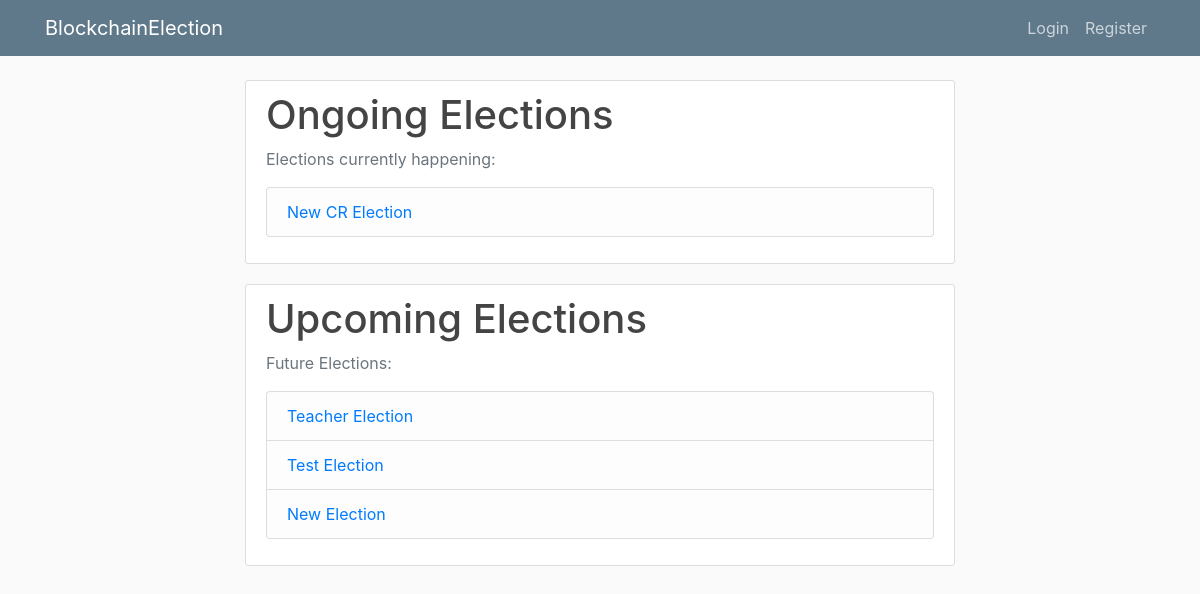
Page /home on the earlier database version.
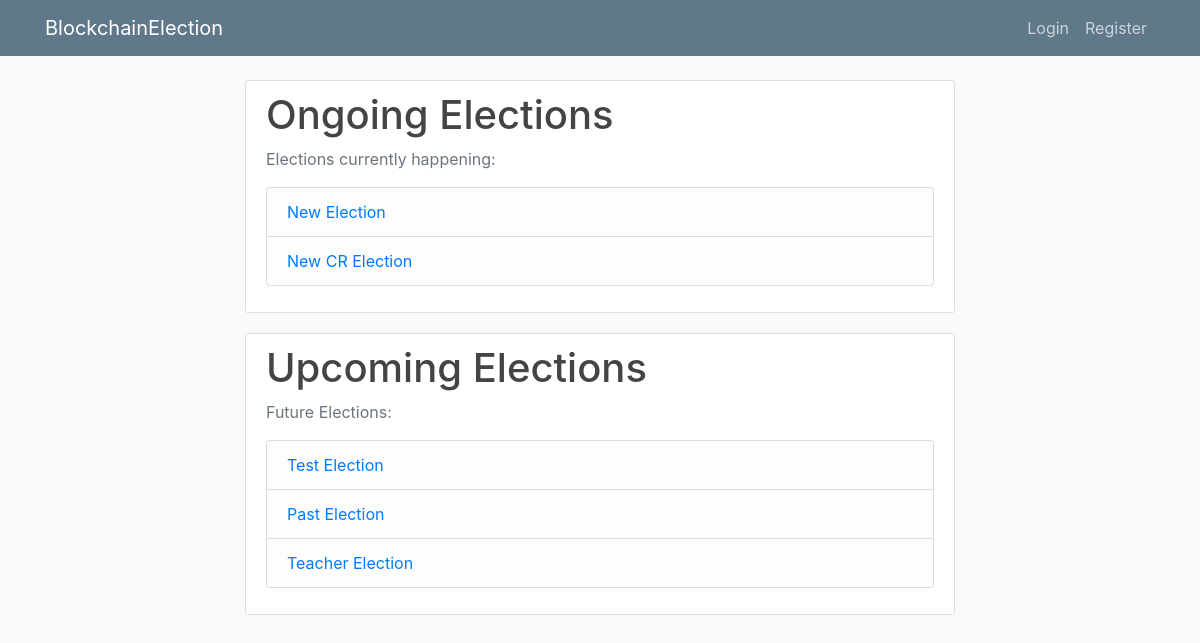
Same page on the later database version.
### app/models.py (models this page shows, shortened)
class Election(db.Model):
    election_id = db.Column(db.String(5), primary_key=True, nullable=False)
    election_title = db.Column(db.String(255), nullable=False)
    create_date = db.Column(db.DateTime, nullable=False, default=datetime.utcnow)
    start_date = db.Column(db.DateTime, nullable=False, default=datetime.utcnow)
    end_date = db.Column(db.DateTime, db.CheckConstraint("end_date > start_date"), nullable=False)
    public_key = db.Column(db.String(255), nullable=False, unique=True)
    max_attempt = db.Column(db.Integer, nullable=False, default=3)
    election_state = db.Column(db.String(30), db.CheckConstraint("election_state in ('upcoming', 'ongoing', 'over', 'past')"))

### app/routes.py (the view)
@app.route("/home")
def home():
    elections = Election.query.order_by(Election.start_date).all()
    return render_template("home.html", elections=elections)

### app/templates/home.html (shortened to what this page needs)
{% extends "home_base.html" %}
{% block content %}
{% include 'ongoing_elections.html' %}
{% include 'upcoming_elections.html' %}
{% endblock content %}

### app/templates/ongoing_elections.html
{% block ongoing_elections %}
<div class="content-section">
  <h1>Ongoing Elections</h1>
  <p class='text-muted'>Elections currently happening:
  <ul class="list-group">
      {% for election in elections %}
          {% if election.election_state == 'ongoing' %}
              <li class="list-group-item list-group-item-light"><a href="{{ url_for('view_election', id=election.election_id) }}">{{ election.election_title }}</a></li>
          {% endif %}
      {% endfor %}
  </ul>
  </p>
</div>
{% endblock ongoing_elections %}

### app/templates/upcoming_elections.html
{% block upcoming_elections %}
<div class="content-section">
  <h1>Upcoming Elections</h1>
  <p class='text-muted'>Future Elections:
  <ul class="list-group">
      {% for election in elections %}
          {% if election.election_state == 'upcoming' %}
              <li class="list-group-item list-group-item-light"><a href="{{ url_for('view_election', id=election.election_id) }}">{{ election.election_title }}</a></li>
          {% endif %}
      {% endfor %}
  </ul>
  </p>
</div>
{% endblock upcoming_elections %}

Differences in the rows shown:
changed Election "New Election": moves from the list under "Upcoming Elections" to the list under "Ongoing Elections"
shown differently, row unchanged: Election "Test Election": moves up the list
added Election: election_title "Past Election", shown under "Upcoming Elections"
